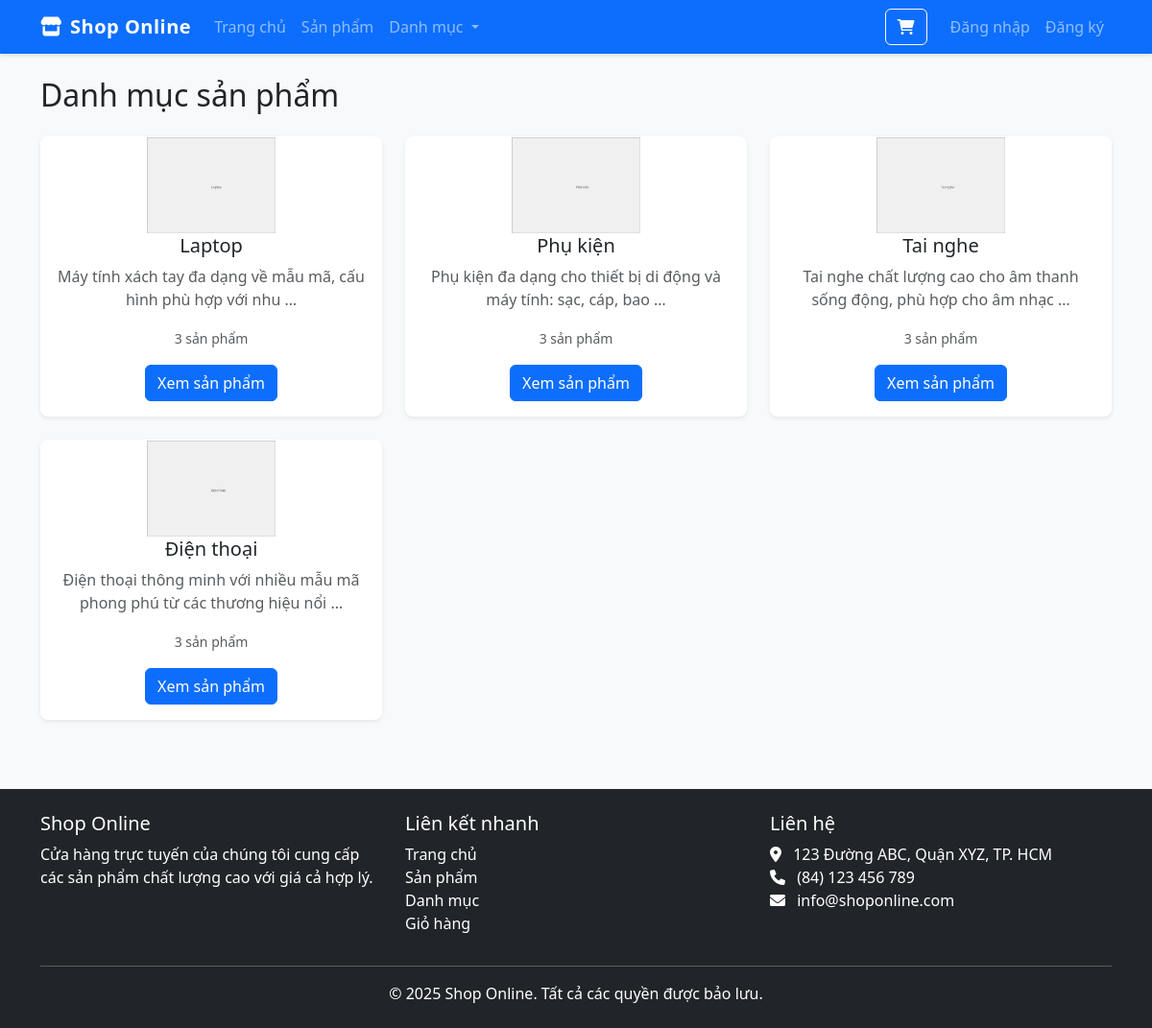
Page /products/categories/ on the committed database.
### products/models.py (models this page shows, shortened)
class Category(models.Model):
    name = models.CharField(max_length=100)
    slug = models.SlugField(max_length=100, unique=True)
    description = models.TextField(blank=True)
    image = models.ImageField(upload_to='categories/', blank=True, null=True)
    class Meta:
        ordering = ('name',)
        verbose_name = 'category'
        verbose_name_plural = 'categories'
    def get_absolute_url(self):
        return reverse('products:product_list_by_category', args=[self.slug])

### products/views.py (the view)
# urls.py: path('categories/', views.category_list, name='category_list'),
def category_list(request):
    categories = Category.objects.all()
    return render(request, 'products/category_list.html', {'categories': categories})

### cart/cart.py (called while the page is built)
    def __len__(self):
        return sum(item['quantity'] for item in self.cart.values())

### cart/context_processors.py (called while the page is built)
def cart(request):
    return {'cart': Cart(request)}

### products/context_processors.py (called while the page is built)
def categories(request):
    return {'categories': Category.objects.all()}

### templates/products/category_list.html (shortened to what this page needs)
{% extends 'base.html' %}
{% block content %}
<h2 class="mb-4">Danh mục sản phẩm</h2>
<div class="row g-4">
    {% for category in categories %}
        <div class="col-md-4">
            <div class="card h-100 shadow-sm border-0">
                <div class="card-body text-center">
                    <div class="category-icon mb-3">
                        {% if category.image %}
                            <img src="{{ category.image.url }}" alt="{{ category.name }}" class="img-fluid category-image">
                        {% else %}
                            <i class="fas fa-th-large fa-3x text-primary"></i>
                        {% endif %}
                    </div>
                    <h5 class="card-title">{{ category.name }}</h5>
                    <p class="card-text text-muted">{{ category.description|default:'Không có mô tả'|truncatewords:15 }}</p>
                    <p class="card-text"><small class="text-muted">{{ category.products.count }} sản phẩm</small></p>
                    <a href="{{ category.get_absolute_url }}" class="btn btn-primary">Xem sản phẩm</a>
                </div>
            </div>
        </div>
    {% empty %}
        <div class="col-12">
            <div class="alert alert-info">
                <p class="mb-0">Không có danh mục nào.</p>
            </div>
        </div>
    {% endfor %}
</div>
{% endblock %}

### static/css/styles.css (style rules this page uses)
:root { --primary-color: #0d6efd; --secondary-color: #6c757d; --success-color: #198754; --info-color: #0dcaf0; --warning-color: #ffc107; --danger-color: #dc3545; --light-color: #f8f9fa; --dark-color: #212529; }
body { font-family: 'Segoe UI', Tahoma, Geneva, Verdana, sans-serif; color: var(--dark-color); background-color: #f8f9fa; }
a { text-decoration: none; }
.card { border-radius: 8px; border: none; box-shadow: 0 2px 10px rgba(0, 0, 0, 0.05); transition: transform 0.3s, box-shadow 0.3s; }
.category-image { max-height: 100px; width: auto; object-fit: contain; }
.category-icon { height: 70px; display: flex; align-items: center; justify-content: center; }

### rows in the picture
Category: image (picture), name "Laptop", description "Máy tính xách tay đa dạng về mẫu mã, cấu hình phù hợp với nhu …", products.count "3"
Category: image (picture), name "Phụ kiện", description "Phụ kiện đa dạng cho thiết bị di động và máy tính: sạc, cáp, bao …", products.count "3"
Category: image (picture), name "Tai nghe", description "Tai nghe chất lượng cao cho âm thanh sống động, phù hợp cho âm nhạc …", products.count "3"
Category: image (picture), name "Điện thoại", description "Điện thoại thông minh với nhiều mẫu mã phong phú từ các thương hiệu nổi …", products.count "3"
